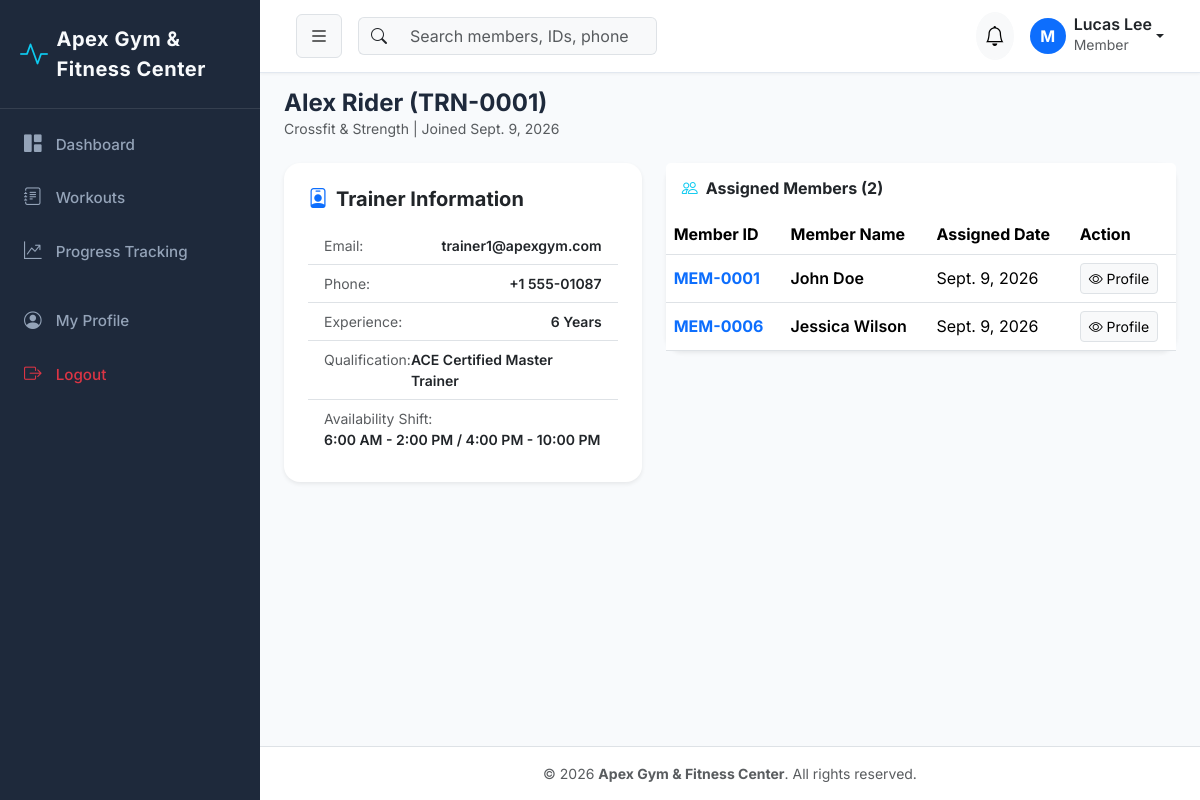
Screenshot of /trainers/1/ (signed in) with the database file from the repository.
### gym_settings/models.py (models this page shows, shortened)
class GymSetting(models.Model):
    name = models.CharField(max_length=150, default='Apex Gym & Fitness Center')
    logo = models.ImageField(upload_to='gym_logo/', blank=True, null=True)
    address = models.TextField(default='123 Fitness Avenue, Tech District, City Center')
    phone = models.CharField(max_length=20, default='+1 (555) 019-2834')
    email = models.EmailField(default='contact@apexgym.com')
    opening_time = models.TimeField(default=time(6, 0))
    closing_time = models.TimeField(default=time(22, 0))
    currency = models.CharField(max_length=10, default='₹')
    tax_percentage = models.DecimalField(max_digits=5, decimal_places=2, default=18.00)
    updated_at = models.DateTimeField(auto_now=True)
    @classmethod
    def get_settings(cls):
        obj, created = cls.objects.get_or_create(pk=1)
        return obj

### accounts/models.py (models this page shows, shortened)
class User(AbstractUser):
    class Role(models.TextChoices):
        ADMIN = 'ADMIN', 'Admin'
        STAFF = 'STAFF', 'Staff'
        TRAINER = 'TRAINER', 'Trainer'
        MEMBER = 'MEMBER', 'Member'
    role = models.CharField(
        max_length=20,
        choices=Role.choices,
        default=Role.MEMBER,
        help_text='Role for role-based access control'
    )
    phone = models.CharField(max_length=20, blank=True, null=True)
    profile_picture = models.ImageField(upload_to='profiles/', blank=True, null=True)
    created_at = models.DateTimeField(auto_now_add=True)
    updated_at = models.DateTimeField(auto_now=True)
    @property
    def is_admin(self):
        return self.role == self.Role.ADMIN or self.is_superuser
    @property
    def is_staff_user(self):
        return self.role == self.Role.STAFF or self.is_admin
    @property
    def is_member(self):
        return self.role == self.Role.MEMBER
    def get_full_name_or_username(self):
        full = f"{self.first_name} {self.last_name}".strip()
        return full if full else self.username

### trainers/models.py (models this page shows, shortened)
class Trainer(models.Model):
    trainer_id = models.CharField(max_length=20, unique=True, editable=False)
    user = models.OneToOneField(
        settings.AUTH_USER_MODEL,
        on_delete=models.CASCADE,
        related_name='trainer_profile'
    )
    specialization = models.CharField(max_length=100)
    experience = models.PositiveIntegerField(help_text='Years of experience')
    qualification = models.CharField(max_length=150)
    salary = models.DecimalField(max_digits=10, decimal_places=2)
    joining_date = models.DateField(default=timezone.now)
    phone = models.CharField(max_length=20)
    email = models.EmailField()
    availability = models.CharField(max_length=100, default='6:00 AM - 2:00 PM / 4:00 PM - 10:00 PM')
    profile_picture = models.ImageField(upload_to='trainers/', blank=True, null=True)
    created_at = models.DateTimeField(auto_now_add=True)
    updated_at = models.DateTimeField(auto_now=True)
    @property
    def full_name(self):
        return self.user.get_full_name_or_username()

class TrainerAssignment(models.Model):
    trainer = models.ForeignKey(Trainer, on_delete=models.CASCADE, related_name='assigned_members')
    member = models.ForeignKey(Member, on_delete=models.CASCADE, related_name='assigned_trainers')
    assigned_date = models.DateField(default=timezone.now)
    class Meta:
        unique_together = ('trainer', 'member')

### members/models.py (models this page shows, shortened)
class Member(models.Model):
    class GenderChoices(models.TextChoices):
        MALE = 'MALE', 'Male'
        FEMALE = 'FEMALE', 'Female'
        OTHER = 'OTHER', 'Other'
    class StatusChoices(models.TextChoices):
        ACTIVE = 'ACTIVE', 'Active'
        INACTIVE = 'INACTIVE', 'Inactive'
        SUSPENDED = 'SUSPENDED', 'Suspended'
        EXPIRED = 'EXPIRED', 'Expired'
    member_id = models.CharField(max_length=20, unique=True, editable=False)
    user = models.OneToOneField(
        settings.AUTH_USER_MODEL,
        on_delete=models.CASCADE,
        related_name='member_profile'
    )
    date_of_birth = models.DateField(blank=True, null=True)
    gender = models.CharField(max_length=10, choices=GenderChoices.choices, default=GenderChoices.MALE)
    phone = models.CharField(max_length=20)
    email = models.EmailField()
    address = models.TextField(blank=True, null=True)
    emergency_contact_name = models.CharField(max_length=100, blank=True, null=True)
    emergency_contact_phone = models.CharField(max_length=20, blank=True, null=True)
    joining_date = models.DateField(default=timezone.now)
    status = models.CharField(max_length=20, choices=StatusChoices.choices, default=StatusChoices.ACTIVE)
    height = models.DecimalField(max_digits=5, decimal_places=2, help_text='Height in cm', blank=True, null=True)
    weight = models.DecimalField(max_digits=5, decimal_places=2, help_text='Weight in kg', blank=True, null=True)
    medical_notes = models.TextField(blank=True, null=True)
    profile_picture = models.ImageField(upload_to='members/', blank=True, null=True)
    created_at = models.DateTimeField(auto_now_add=True)
    updated_at = models.DateTimeField(auto_now=True)
    @property
    def full_name(self):
        return self.user.get_full_name_or_username()

### trainers/views.py (the view)
# urls.py: path('<int:pk>/', views.trainer_detail_view, name='detail'),
@login_required
def trainer_detail_view(request, pk):
    trainer = get_object_or_404(Trainer.objects.select_related('user'), pk=pk)
    assigned_memberships = trainer.assigned_members.select_related('member__user').all()
    return render(request, 'trainers/trainer_detail.html', {
        'trainer': trainer,
        'assigned_memberships': assigned_memberships
    })

### notifications/context_processors.py (called while the page is built)
def user_notifications(request):
    if request.user.is_authenticated:
        unread = Notification.objects.filter(user=request.user, is_read=False)[:5]
        unread_count = Notification.objects.filter(user=request.user, is_read=False).count()
        return {
            'navbar_notifications': unread,
            'unread_notifications_count': unread_count
        }
    return {
        'navbar_notifications': [],
        'unread_notifications_count': 0
    }

### templates/trainers/trainer_detail.html (shortened to what this page needs)
{% extends "base.html" %}
{% block content %}
<div class="d-flex justify-content-between align-items-center mb-4">
    <div>
        <h4 class="fw-bold mb-0">{{ trainer.full_name }} ({{ trainer.trainer_id }})</h4>
        <p class="text-muted small mb-0">{{ trainer.specialization }} | Joined {{ trainer.joining_date }}</p>
    </div>
</div>
<div class="row g-4">
    <div class="col-md-5">
        <div class="card border-0 shadow-sm rounded-4 p-4">
            <h5 class="fw-bold mb-3"><i class="bi bi-person-badge text-primary me-2"></i>Trainer Information</h5>
            <ul class="list-group list-group-flush small">
                <li class="list-group-item d-flex justify-content-between">
                    <span class="text-muted">Email:</span>
                    <span class="fw-semibold">{{ trainer.email }}</span>
                </li>
                <li class="list-group-item d-flex justify-content-between">
                    <span class="text-muted">Phone:</span>
                    <span class="fw-semibold">{{ trainer.phone }}</span>
                </li>
                <li class="list-group-item d-flex justify-content-between">
                    <span class="text-muted">Experience:</span>
                    <span class="fw-semibold">{{ trainer.experience }} Years</span>
                </li>
                <li class="list-group-item d-flex justify-content-between">
                    <span class="text-muted">Qualification:</span>
                    <span class="fw-semibold">{{ trainer.qualification }}</span>
                </li>
                <li class="list-group-item">
                    <span class="text-muted d-block">Availability Shift:</span>
                    <span class="fw-semibold">{{ trainer.availability }}</span>
                </li>
            </ul>
        </div>
    </div>
    <div class="col-md-7">
        <div class="card border-0 shadow-sm rounded-4">
            <div class="card-header bg-white border-0 py-3 d-flex justify-content-between align-items-center">
                <h6 class="fw-bold mb-0"><i class="bi bi-people text-info me-2"></i>Assigned Members ({{ assigned_memberships.count }})</h6>
            </div>
            <div class="table-responsive">
                <table class="table table-hover align-middle mb-0">
                    <thead>
                        <tr>
                            <th>Member ID</th>
                            <th>Member Name</th>
                            <th>Assigned Date</th>
                            <th>Action</th>
                        </tr>
                    </thead>
                    <tbody>
                        {% for a in assigned_memberships %}
                        <tr>
                            <td class="fw-bold text-primary">{{ a.member.member_id }}</td>
                            <td class="fw-semibold">{{ a.member.full_name }}</td>
                            <td>{{ a.assigned_date }}</td>
                            <td>
                                <a href="{% url 'members:detail' a.member.pk %}" class="btn btn-sm btn-light border"><i class="bi bi-eye"></i> Profile</a>
                            </td>
                        </tr>
                        {% empty %}
                        <tr><td colspan="4" class="text-muted text-center py-4">No members assigned to this trainer yet.</td></tr>
                        {% endfor %}
                    </tbody>
                </table>
            </div>
        </div>
    </div>
</div>
{% endblock %}

### templates/base.html (shortened to what this page needs)
<!DOCTYPE html>
<html lang="en">
<head>
    <link href="https://cdn.jsdelivr.net/npm/bootstrap@5.3.2/dist/css/bootstrap.min.css" rel="stylesheet">
    <link href="https://cdn.jsdelivr.net/npm/bootstrap-icons@1.11.1/font/bootstrap-icons.css" rel="stylesheet">
    {% load static %}
    <link rel="stylesheet" href="{% static 'css/custom.css' %}">
</head>
<body>
    <div id="wrapper">
        {% if user.is_authenticated %}
        <aside id="sidebar-wrapper">
            <div class="sidebar-heading d-flex align-items-center">
                <i class="bi bi-activity text-info me-2 fs-3"></i>
                <span class="fw-bold">{{ gym_info.name|default:"Apex Fitness" }}</span>
            </div>
            <div class="list-group list-group-flush py-2">
                <a href="{% url 'dashboard:index' %}" class="list-group-item {% if request.resolver_match.app_name == 'dashboard' %}active{% endif %}">
                    <i class="bi bi-grid-1x2-fill"></i> Dashboard
                </a>
                <a href="{% url 'workouts:list' %}" class="list-group-item {% if request.resolver_match.app_name == 'workouts' and request.resolver_match.url_name != 'progress' %}active{% endif %}">
                    <i class="bi bi-journal-text"></i> Workouts
                </a>
                <a href="{% url 'workouts:progress' %}" class="list-group-item {% if request.resolver_match.url_name == 'progress' %}active{% endif %}">
                    <i class="bi bi-graph-up-arrow"></i> Progress Tracking
                </a>
                <a href="{% url 'accounts:profile' %}" class="list-group-item mt-3 {% if request.resolver_match.url_name == 'profile' %}active{% endif %}">
                    <i class="bi bi-person-circle"></i> My Profile
                </a>
                <a href="{% url 'accounts:logout' %}" class="list-group-item text-danger">
                    <i class="bi bi-box-arrow-right"></i> Logout
                </a>
            </div>
        </aside>
        {% endif %}
        <div id="page-content-wrapper">
            {% if user.is_authenticated %}
            <nav class="navbar navbar-expand-lg top-navbar">
                <div class="container-fluid">
                    <button class="btn btn-light border" id="sidebarToggle">
                        <i class="bi bi-list fs-5"></i>
                    </button>
                    <form class="d-none d-md-flex ms-3 me-auto" action="{% url 'members:list' %}" method="GET">
                        <div class="input-group">
                            <span class="input-group-text bg-light border-end-0"><i class="bi bi-search"></i></span>
                            <input class="form-control bg-light border-start-0" type="search" name="q" placeholder="Search members, IDs, phone..." aria-label="Search">
                        </div>
                    </form>
                    <div class="d-flex align-items-center ms-auto">
                        <div class="dropdown me-3">
                            <button class="btn btn-light position-relative rounded-circle p-2" type="button" data-bs-toggle="dropdown">
                                <i class="bi bi-bell fs-5"></i>
                            </button>
                        </div>
                        <div class="dropdown">
                            <a class="d-flex align-items-center text-decoration-none dropdown-toggle text-dark" href="#" data-bs-toggle="dropdown">
                                <div class="bg-primary text-white rounded-circle d-flex align-items-center justify-content-center me-2 fw-bold" style="width: 36px; height: 36px;">
                                    {{ user.username|slice:":1"|upper }}
                                </div>
                                <div class="d-none d-sm-block text-start">
                                    <div class="fw-semibold lh-1">{{ user.get_full_name_or_username }}</div>
                                    <small class="text-muted">{{ user.get_role_display }}</small>
                                </div>
                            </a>
                        </div>
                    </div>
                </div>
            </nav>
            {% endif %}
            <div class="container-fluid pt-3 px-4">
                {% block content %}{% endblock %}
            </div>
            <footer class="mt-auto py-3 bg-white border-top text-center text-muted small">
                <div class="container">
                    &copy; {% now "Y" %} <strong>{{ gym_info.name|default:"Apex Gym & Fitness Center" }}</strong>. All rights reserved.
                </div>
            </footer>
        </div>
    </div>
</body>
</html>

### static/css/custom.css (style rules this page uses)
:root { --primary-color: #4f46e5; --primary-hover: #4338ca; --secondary-color: #06b6d4; --dark-bg: #0f172a; --sidebar-bg: #1e293b; --card-bg: #ffffff; --text-primary: #1e293b; --text-muted: #64748b; --accent-success: #10b981; --accent-warning: #f59e0b; --accent-danger: #ef4444; --border-color: #e2e8f0; }
body { font-family: 'Inter', system-ui, -apple-system, sans-serif; background-color: #f8fafc; color: var(--text-primary); overflow-x: hidden; }
#wrapper { display: flex; width: 100%; align-items: stretch; min-height: 100vh; }
#sidebar-wrapper { min-width: 260px; max-width: 260px; background-color: var(--sidebar-bg); color: #f8fafc; transition: all 0.3s ease; z-index: 1000; }
#sidebar-wrapper .sidebar-heading { padding: 1.5rem 1.25rem; font-size: 1.25rem; font-weight: 700; letter-spacing: 0.5px; border-bottom: 1px solid rgba(255, 255, 255, 0.1); }
#sidebar-wrapper .list-group-item { background-color: transparent; color: #94a3b8; border: none; padding: 0.85rem 1.25rem; font-size: 0.95rem; font-weight: 500; border-left: 4px solid transparent; transition: all 0.2s ease; }
#sidebar-wrapper .list-group-item i { width: 24px; font-size: 1.1rem; margin-right: 10px; }
#page-content-wrapper { width: 100%; flex: 1; display: flex; flex-direction: column; }
.top-navbar { background-color: #ffffff; border-bottom: 1px solid var(--border-color); padding: 0.75rem 1.5rem; box-shadow: 0 1px 3px 0 rgba(0, 0, 0, 0.05); }

### rows the page displays
GymSetting: name "Apex Gym & Fitness Center"
User: username "M", get_full_name_or_username "Lucas Lee", role "Member"
Trainer: full_name "Alex Rider", trainer_id "TRN-0001", specialization "Crossfit & Strength", joining_date "Sept. 9, 2026", email "trainer1@apexgym.com", phone "+1 555-01087", experience "6", qualification "ACE Certified Master Trainer", availability "6:00 AM - 2:00 PM / 4:00 PM - 10:00 PM"
TrainerAssignment: member.member_id "MEM-0001", member.full_name "John Doe", assigned_date "Sept. 9, 2026"
TrainerAssignment: member.member_id "MEM-0006", member.full_name "Jessica Wilson", assigned_date "Sept. 9, 2026"

### other values shown
{{ assigned_memberships.count }} "2"
